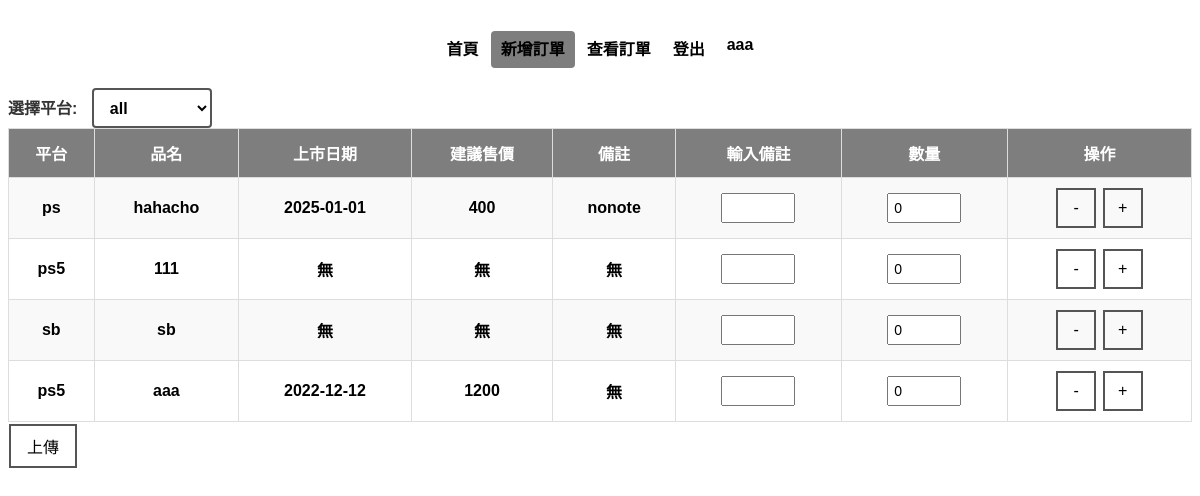
The app's page /customer/order/ (signed in), older data.
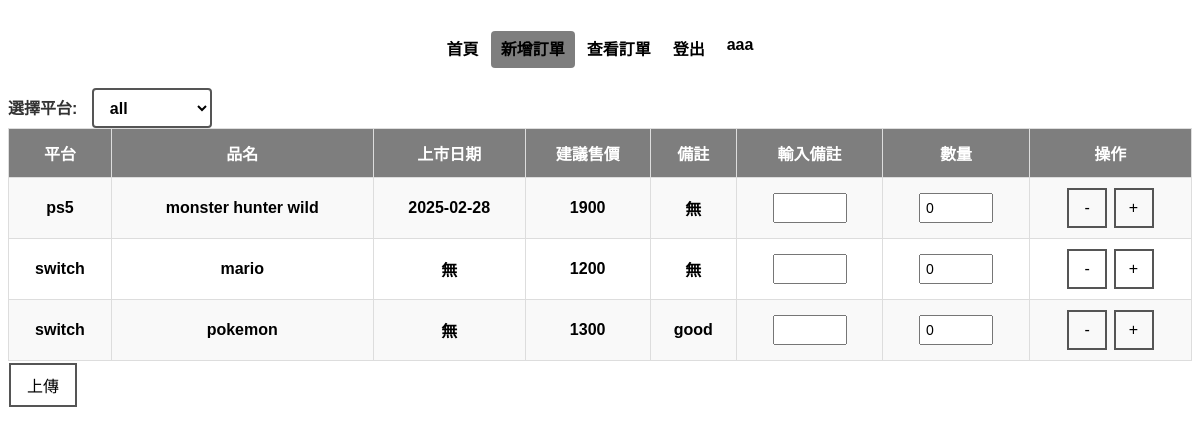
The same page, newer data.
### base/models.py (models this page shows)
class Product(models.Model):
    id = models.AutoField(primary_key=True)
    release_date = models.DateField(blank=True, null=True)
    platform = models.CharField(max_length=10)
    product_name = models.CharField(max_length=50)
    suggested_price = models.DecimalField(max_digits=7, decimal_places=0,blank=True, null=True)
    notes = models.TextField(blank=True, null=True)

### customer/views.py (the view, shortened to what this page needs)
# urls.py: path("order/", OrderView.as_view(), name='order'),
class OrderView(LoginRequiredMixin, TemplateView):
    template_name = 'order.html'
    def get_context_data(self, **kwargs):
        context = super().get_context_data(**kwargs)
        platforms = Product.objects.values_list('platform', flat=True).distinct()
        product = Product.objects.all()
        OrderFormSet = formset_factory(OrderForm, extra=len(Product.objects.all()))
        formset_instance = OrderFormSet()
        combined = zip(formset_instance.forms,product)
        context['platforms'] = platforms
        context['formset'] = OrderFormSet
        context['combined'] = combined
        return context

### template/order.html (shortened to what this page needs)
{%extends "bases/Base.html"%}
{% load static %}
{%block body%}
<div class="header">
    <header class="d-flex justify-content-center py-3">
        <ul class="nav nav-pills">
            <li class="nav-item"><a href="/customer/" class="nav-link" aria-current="page">首頁</a></li>
            <li class="nav-item"><a href="/customer/order/" class="nav-link active">新增訂單</a></li>
            <li class="nav-item"><a href="/customer/check/" class="nav-link">查看訂單</a></li>
            <li class="nav-item"><a href="/logout/" class="nav-link">登出</a></li>
            <li class="nav-item"><a href="/logout/" class="nav-link">{{ user.username }}</a></li>
        </ul>
    </header>
</div>
<label for="category-select">選擇平台:</label>
        <select id="platform-select">
            <option value="all">all</option>
        </select>
<form method="post" action="">
    <table>
        <tr>
            <th>平台</th>
            <th>品名</th>
            <th>上市日期</th>
            <th>建議售價</th>
            <th>備註</th>
            <th>輸入備註</th>
            <th>數量</th>
            <th>操作</th>
        </tr>
        {%for form,product in combined%}
            <tr class="trs {{product.platform}}">
                <td>{{product.platform}}</td>
                <td>{{product.product_name}}</td>
                <td>{{product.release_date|date:"Y-m-d"|default:"無"}}</td>
                <td>{{product.suggested_price|default:"無"}}</td>
                <td>{{product.notes|default:"無"}}</td>
                <td>{{form.input_notes}}</td>
                <td>{{form.quantity}}</td>
                <td>
                    <button type="button" class="ctrl" onclick="decrement(this)">-</button>
                    <button type="button" class="ctrl" onclick="increment(this)">+</button>
                </td>
            </tr>
        {%endfor%}
    </table>
    <button type="submit">上傳</button>
</form>
{%endblock%}

### template/bases/Base.html (shortened to what this page needs)
{% load static %}
<!DOCTYPE html>
<html lang="en">
<head>
    <link rel="stylesheet" href="{%static 'css/setting.css'%}">
</head>
<body>
    {%block body%}
    {%endblock%}
</body>
</html>

### static/css/setting.css (style rules this page uses)
body { background-color: rgb(255, 255, 255); font-family: '微軟正黑體', 'Arial', sans-serif; font-weight: bold; color: rgb(0, 0, 0); overflow-y:scroll; }
.header a { color: rgb(0, 0, 0); }
.header a.nav-link.active { color: rgb(0, 0, 0); background-color: #00000081; }
header { text-align: center; display: grid; align-items: center; background-color: #ffffff; height: 80px; }
ul { text-align: center; list-style-type: none; padding: 0; margin: 0; display: flex; }
header .nav { display: flex; justify-self: center; }
.order { padding: 5px; font-size: 14px; width: 60px; margin: 2px; }
button { background-color: transparent; border: 2px solid #555555; color: black; padding: 8px 16px; text-align: center; text-decoration: none; display: inline-block; font-size: 16px; margin: 2px 1px; cursor: pointer; transition: all 0.3s; }
.ctrl { width: 40px; height: 40px; padding: 0px 0px; }
table { width: 100%; border-collapse: collapse; }
th, td { border: 1px solid #ddd; padding: 8px; text-align: center; }
th { background-color: #f2f2f2; text-align: center; }
tr:nth-child(even) { background-color: #f9f9f9; }
th { padding-top: 12px; padding-bottom: 12px; background-color: #00000081; color: white; }
label { color: #333; margin-right: 10px; }
select { height: 40px; width: 120px; font-size: 16px; padding: 6px 12px; border: 2px solid #555555; border-radius: 4px; background-color: transparent; color: #000000; cursor: pointer; transition: all 0.3s; font-family: '微軟正黑體', 'Arial', sans-serif; font-weight: bold; }
a { text-decoration: none; color: #1e1d1d; margin: 0 1px; border-radius: 4px; transition: all 0.3s ease; font-family: '微軟正黑體', 'Arial', sans-serif; font-weight: bold; }
.nav-link { text-decoration: none; color: #1e1d1d; padding: 10px 10px; margin: 0 1px; border-radius: 4px; transition: all 0.3s ease; font-family: '微軟正黑體', 'Arial', sans-serif; font-weight: bold; }
option { font-family: '微軟正黑體', 'Arial', sans-serif; font-weight: bold; }

Row changes from the older to the newer data that the page shows:
removed Product: platform "ps", product_name "hahacho", release_date "2025-01-01", suggested_price "400", notes "nonote", quantity "0"
removed Product: platform "ps5", product_name "111", release_date "無", suggested_price "無", notes "無", quantity "0"
removed Product: platform "sb", product_name "sb", release_date "無", suggested_price "無", notes "無", quantity "0"
removed Product: platform "ps5", product_name "aaa", release_date "2022-12-12", suggested_price "1200", notes "無", quantity "0"
added Product: platform "ps5", product_name "monster hunter wild", release_date "2025-02-28", suggested_price "1900", notes "無", quantity "0"
added Product: platform "switch", product_name "mario", release_date "無", suggested_price "1200", notes "無", quantity "0"
added Product: platform "switch", product_name "pokemon", release_date "無", suggested_price "1300", notes "good", quantity "0"
